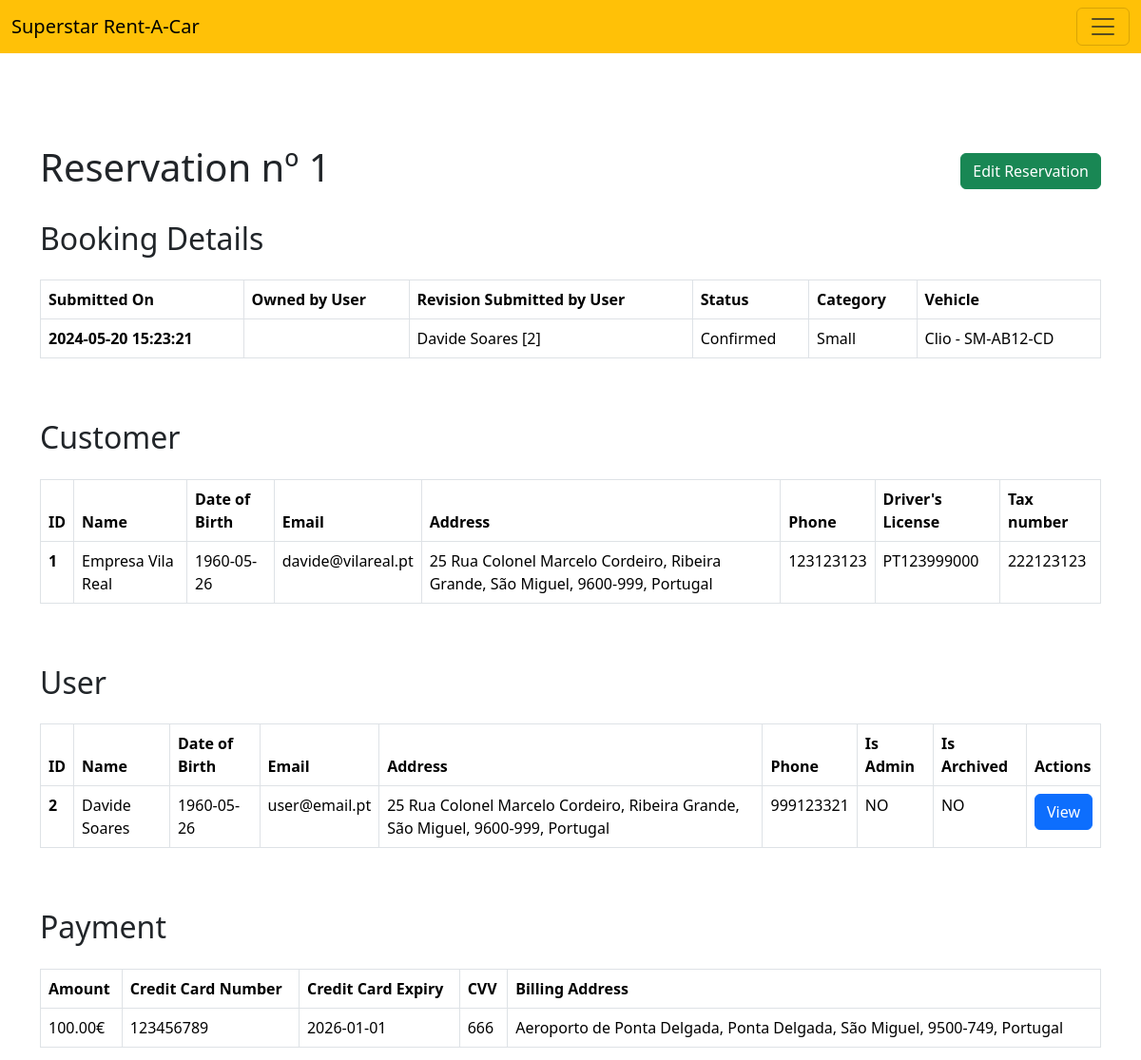
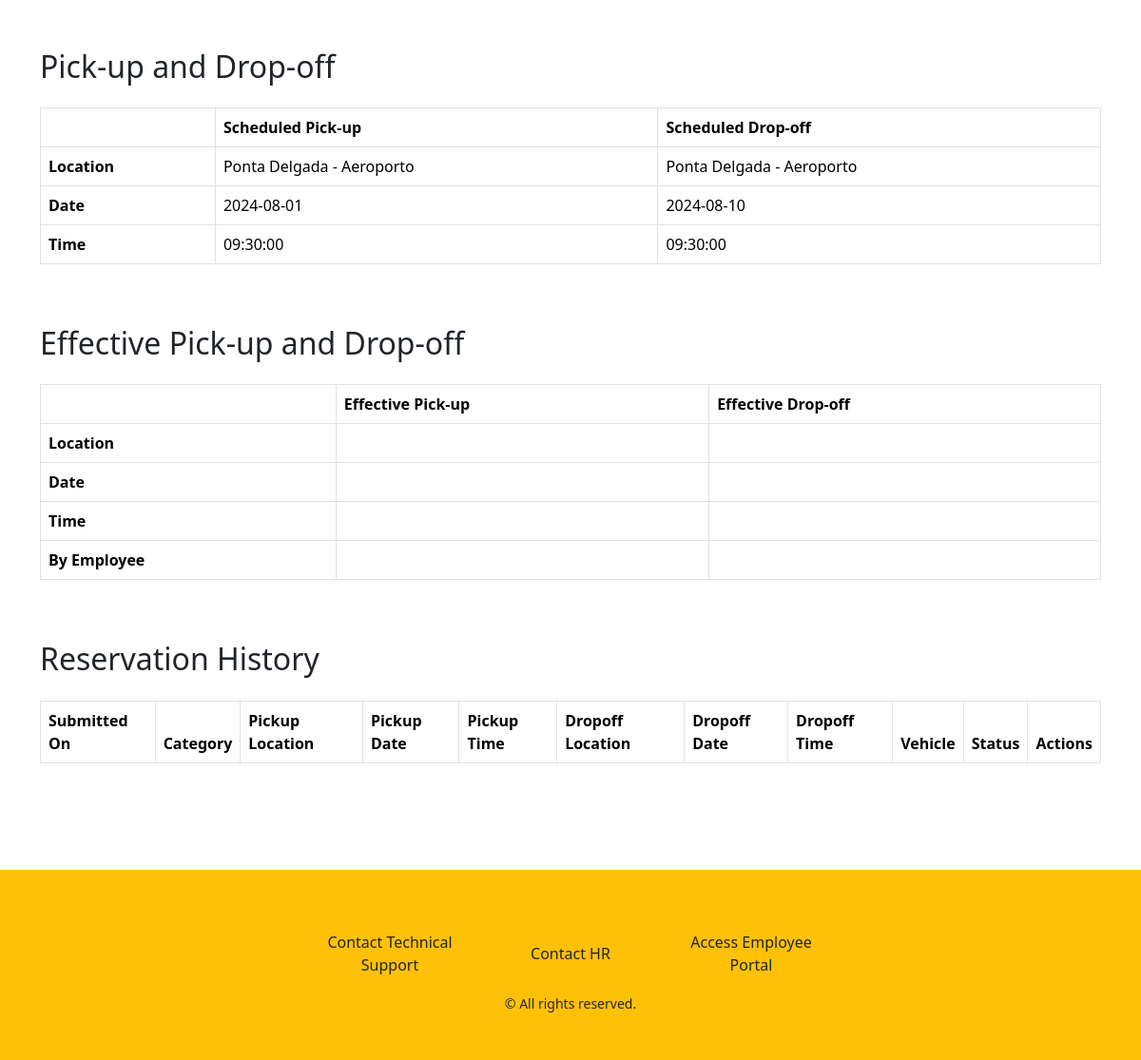
/project/src/html/admin/reservationView.php?reservationId=1 (signed in), run on the app's committed database (2 pictures, top to bottom).
### tables this page shows
CREATE TABLE IF NOT EXISTS reservation (
    id INT UNSIGNED NOT NULL AUTO_INCREMENT,
    ownerUser_id INT UNSIGNED,
    PRIMARY KEY (id),
    CONSTRAINT fk_reservation_user
        FOREIGN KEY (ownerUser_id)
        REFERENCES user(id)
);

CREATE TABLE IF NOT EXISTS revision (
    id INT UNSIGNED NOT NULL AUTO_INCREMENT,
    category_id INT UNSIGNED NOT NULL,
    customer_id INT UNSIGNED NOT NULL,
    status_id INT UNSIGNED NOT NULL,
    pickupLocation_id INT UNSIGNED NOT NULL,
    dropoffLocation_id INT UNSIGNED NOT NULL,
    pickupDate DATE NOT NULL,
    dropoffDate DATE NOT NULL,
    pickupTime TIME NOT NULL,
    dropoffTime TIME NOT NULL,
    totalPrice DECIMAL(6,2) NOT NULL,
     
    vehicle_id INT UNSIGNED NOT NULL,
    submittedByUser_id INT UNSIGNED,
    submittedTimestamp TIMESTAMP NOT NULL DEFAULT CURRENT_TIMESTAMP,

     
    effectivePickupDate DATE,
    effectivePickupTime TIME,
    effectivePickupLocation_id INT UNSIGNED,
    givenByUser_id INT UNSIGNED,

     
    effectiveDropoffDate DATE,
    effectiveDropoffTime TIME,
    effectiveDropoffLocation_id INT UNSIGNED,
    collectedByUser_id INT UNSIGNED,
    
    billingAddress_id INT UNSIGNED NOT NULL,
    creditCard_id INT UNSIGNED NOT NULL,
    reservation_id INT UNSIGNED NOT NULL,
    PRIMARY KEY (id),
    CONSTRAINT fk_revision_category
        FOREIGN KEY (category_id)
        REFERENCES category(id),
    CONSTRAINT fk_revision_customer
        FOREIGN KEY (customer_id)
        REFERENCES customer(id),
    CONSTRAINT fk_revision_status
        FOREIGN KEY (status_id)
        REFERENCES status(id),
    CONSTRAINT fk_revision_pickupLocation
        FOREIGN KEY (pickupLocation_id)
        REFERENCES location(id),
    CONSTRAINT fk_revision_dropoffLocation
        FOREIGN KEY (dropoffLocation_id)
        REFERENCES location(id),
    CONSTRAINT fk_revision_vehicle
        FOREIGN KEY (vehicle_id)
        REFERENCES vehicle(id),
    CONSTRAINT fk_revision_user
        FOREIGN KEY (submittedByUser_id)
        REFERENCES user(id),
    CONSTRAINT fk_revision_effectivePickupLocation
        FOREIGN KEY (effectivePickupLocation_id)
        REFERENCES location(id),
    CONSTRAINT fk_revision_effectiveDropoffLocation
        FOREIGN KEY (effectiveDropoffLocation_id)
        REFERENCES location(id),
    CONSTRAINT fk_revision_collectedByUser
        FOREIGN KEY (collectedByUser_id)
        REFERENCES user(id),
    CONSTRAINT fk_revision_givenByUser
        FOREIGN KEY (givenByUser_id)
        REFERENCES user(id),
    CONSTRAINT fk_revision_billingAddress
        FOREIGN KEY (billingAddress_id)
        REFERENCES address(id),
    CONSTRAINT fk_revision_creditCard
        FOREIGN KEY (creditCard_id)
        REFERENCES creditCard(id),
    CONSTRAINT fk_revision_reservation
        FOREIGN KEY (reservation_id)
        REFERENCES reservation(id)
);

CREATE TABLE IF NOT EXISTS user (
    id INT UNSIGNED NOT NULL AUTO_INCREMENT,
     
    email VARCHAR(90) NOT NULL,
    passwordHash VARCHAR(200) NOT NULL,
    name VARCHAR(90) NOT NULL,
    dateOfBirth DATE NOT NULL,
    address_id INT UNSIGNED NOT NULL,
    phone VARCHAR(25) NOT NULL,
    isAdmin BOOLEAN NOT NULL DEFAULT FALSE,
    isArchived BOOLEAN NOT NULL DEFAULT FALSE,
    PRIMARY KEY(id),
    CONSTRAINT fk_user_address
        FOREIGN KEY (address_id)
        REFERENCES address(id),
    CONSTRAINT UNIQUE (email)
);

CREATE TABLE IF NOT EXISTS status (
    id INT UNSIGNED NOT NULL AUTO_INCREMENT,
    statusName VARCHAR(45) NOT NULL,
    PRIMARY KEY (id)
);

CREATE TABLE IF NOT EXISTS category (
    id INT UNSIGNED NOT NULL AUTO_INCREMENT PRIMARY KEY,
    name VARCHAR(45) NOT NULL,
    description VARCHAR(90) NOT NULL,
    dailyRate DECIMAL(5,2) NOT NULL,
    isArchived BOOLEAN NOT NULL DEFAULT FALSE
);

CREATE TABLE IF NOT EXISTS vehicle_property (
    vehicle_id INT UNSIGNED NOT NULL,
    property_id INT UNSIGNED NOT NULL,
    propertyValue VARCHAR(45) NOT NULL,
    PRIMARY KEY (vehicle_id, property_id),
    CONSTRAINT fk_vehicle_property_vehicle
        FOREIGN KEY (vehicle_id)
        REFERENCES vehicle(id),
    CONSTRAINT fk_vehicle_property_property
        FOREIGN KEY (property_id)
        REFERENCES property(id)
);

CREATE TABLE IF NOT EXISTS vehicle (
    id INT UNSIGNED NOT NULL AUTO_INCREMENT,
    plate VARCHAR(15) NOT NULL,
    category_id INT UNSIGNED,
    rentable BOOLEAN NOT NULL,
    island_id INT UNSIGNED NOT NULL,
    isArchived BOOLEAN NOT NULL DEFAULT FALSE,
    PRIMARY KEY (id),
    CONSTRAINT fk_vehicle_category
        FOREIGN KEY (category_id)
        REFERENCES category(id),
    CONSTRAINT fk_vehicle_island
        FOREIGN KEY (island_id)
        REFERENCES island(id),
    CONSTRAINT UNIQUE (plate)
);

CREATE TABLE IF NOT EXISTS customer (
    id INT UNSIGNED NOT NULL AUTO_INCREMENT,
    name VARCHAR(90) NOT NULL,
    email VARCHAR(90) NOT NULL,
    dateOfBirth DATE NOT NULL,
    address_id INT UNSIGNED NOT NULL,
    phone VARCHAR(25) NOT NULL,
    driversLicense VARCHAR(25) NOT NULL,
     
     
     
    taxNumber VARCHAR(20),
    user_id INT UNSIGNED,
    isArchived BOOLEAN NOT NULL DEFAULT FALSE,
    PRIMARY KEY(id),
    CONSTRAINT fk_customer_address
        FOREIGN KEY (address_id)
        REFERENCES address(id),
    CONSTRAINT fk_customer_user
        FOREIGN KEY (user_id)
        REFERENCES user(id)
     
     
     
);

CREATE TABLE IF NOT EXISTS address (
    id INT UNSIGNED NOT NULL AUTO_INCREMENT,
    street VARCHAR(90) NOT NULL,
    doorNumber VARCHAR(10),
    apartmentNr VARCHAR(10),
    city VARCHAR(45) NOT NULL,
    district VARCHAR(45) NOT NULL,
    postalCode VARCHAR(15) NOT NULL,
    country_id INT UNSIGNED NOT NULL,
    PRIMARY KEY (id),
    CONSTRAINT fk_address_country
        FOREIGN KEY (country_id)
        REFERENCES country(id)
);

CREATE TABLE IF NOT EXISTS country (
    id INT UNSIGNED NOT NULL AUTO_INCREMENT,
    name VARCHAR(45) NOT NULL,
    code VARCHAR(6) NOT NULL,
    PRIMARY KEY (id)
);

CREATE TABLE IF NOT EXISTS creditCard (
    id INT UNSIGNED NOT NULL AUTO_INCREMENT,
    ccNumber VARCHAR(16) NOT NULL,
    ccExpiry DATE NOT NULL,
    ccCVV VARCHAR(3) NOT NULL,
    PRIMARY KEY (id)
);

CREATE TABLE location (
    id INT UNSIGNED NOT NULL AUTO_INCREMENT,
    name VARCHAR(90) NOT NULL,
    address_id INT UNSIGNED NOT NULL,
    island_id INT UNSIGNED NOT NULL,
    isArchived BOOLEAN NOT NULL DEFAULT FALSE,
    PRIMARY KEY (id),
    CONSTRAINT fk_location_address
        FOREIGN KEY (address_id)
        REFERENCES address(id),
    CONSTRAINT fk_location_island
        FOREIGN KEY (island_id)
        REFERENCES island(id)
);

### project/src/html/admin/reservationView.php (the view, shortened to what the rows shown need)
<?php
require_once $_SERVER['DOCUMENT_ROOT'] . '/src/html/components/header.php';
try {
    $reservation = Reservation::find($_GET['reservationId']);
    $reservation->loadRelation('ownerUser', 'user');
    $revisions = $reservation->findAllRevisions();
    $latestRevision = array_pop($revisions);
    $latestRevision->loadAllRelations();
    $vehicle = $latestRevision->getVehicle();
} catch(e) {
}
echo getHeader();
?>
<body>
    <div class="container mt-5">
        <div class="d-flex flex-wrap justify-content-between align-items-center pt-5 mb-4">
            <h1>Reservation nº <?php echo $reservation->getId() ?></h1>
            <a class="btn btn-success" href="/src/html/admin/reservationEdit.php?reservationId=<?php echo $reservation->getId() ?>">Edit Reservation</a>
        </div>
        <h2 class="mb-4">Booking Details</h2 class="mb-4">
        <div class="table-responsive mb-5">
            <table class="table table-bordered">
                <thead>
                    <tr>
                        <th>Submitted On</th>
                        <th>Owned by User</th>
                        <th>Revision Submitted by User</th>
                        <th>Status</th>
                        <th>Category</th>
                        <th>Vehicle</th>
                    </tr>
                </thead>
                <tbody>
                    <tr>
                        <th><?php echo $latestRevision->getSubmittedTimestamp() ?></th>
                        <td><?php echo $reservation->getOwnerUser() === null ? null : $reservation->getOwnerUser()->getName() . ' ' . '[' . $reservation->getOwnerUser()->getId() . ']' ?></td>
                        <td><?php echo $latestRevision->getSubmittedByUser() === null ? null : $latestRevision->getSubmittedByUser()->getName() . ' ' . '[' . $latestRevision->getSubmittedByUser()->getId() . ']' ?></td>
                        <td><?php echo $latestRevision->getStatus()->getStatusName() ?></td>
                        <td><?php echo $latestRevision->getCategory()->getName() ?></td>
                        <td><?php echo $vehicle === null ? null : $vehicle->Brand . ' ' . $vehicle->Model . ' - ' . $vehicle->getPlate() ?></td>
                    </tr>
                </tbody>
            </table>
        </div>
        <h2 class="mb-4">Customer</h2 class="mb-4">
        <div class="table-responsive mb-5">
            <table class="table table-bordered">
                <thead>
                    <tr>
                        <th>ID</th>
                        <th>Name</th>
                        <th>Date of Birth</th>
                        <th>Email</th>
                        <th>Address</th>
                        <th>Phone</th>
                        <th>Driver's License</th>
                        <th>Tax number</th>
                    </tr>
                </thead>
                <tbody>
                    <tr>
                        <?php $customer = $latestRevision->getCustomer() ?>
                        <th><?php echo $customer->getId() ?></th>
                        <td><?php echo $customer->getName() ?></td>
                        <td><?php echo $customer->getDateOfBirth() ?></td>
                        <td><?php echo $customer->getEmail() ?></td>
                        <td><?php echo $customer->getAddress() ?></td>
                        <td><?php echo $customer->getPhone() ?></td>
                        <td><?php echo $customer->getDriversLicense() ?></td>
                        <td><?php echo $customer->getTaxNumber() ?></td>
                    </tr>
                </tbody>
            </table>
        </div>
        <h2 class="mb-4">User</h2 class="mb-4">
        <div class="table-responsive mb-5">
            <table class="table table-bordered">
                <thead>
                    <tr>
                        <th>ID</th>
                        <th>Name</th>
                        <th>Date of Birth</th>
                        <th>Email</th>
                        <th>Address</th>
                        <th>Phone</th>
                        <th>Is Admin</th>
                        <th>Is Archived</th>
                        <th>Actions</th>
                    </tr>
                </thead>
                <tbody>
                    <tr>
                        <?php $user = $customer->getUser();
                        if ($user !== null) { ?>
                            <th><?php echo $user->getId() ?></th>
                            <td><?php echo $user->getName() ?></td>
                            <td><?php echo $user->getDateOfBirth() ?></td>
                            <td><?php echo $user->getEmail() ?></td>
                            <td><?php echo $user->getAddress() ?></td>
                            <td><?php echo $user->getPhone() ?></td>
                            <td><?php echo $user->getIsAdmin() ? 'YES' : 'NO' ?></td>
                            <td><?php echo $user->getIsArchived() ? 'YES' : 'NO' ?></td>
                            <td><a class="btn btn-primary" href="/src/html/admin/userView?userId=<?php echo $user->getId() ?>">View</a></td>
                        <?php } ?>
                    </tr>
                </tbody>
            </table>
        </div>
        <h2 class="mb-4">Payment</h2 class="mb-4">
        <div class="table-responsive mb-5">
            <table class="table table-bordered">
                <thead>
                    <tr>
                        <th>Amount</th>
                        <th>Credit Card Number</th>
                        <th>Credit Card Expiry</th>
                        <th>CVV</th>
                        <th>Billing Address</th>
                    </tr>
                </thead>
                <tbody>
                    <tr>
                        <?php $cc = $latestRevision->getCreditCard() ?>
                        <td><?php echo $latestRevision->getTotalPriceToString() ?></td>
                        <td><?php echo $cc->getCcNumber() ?></td>
                        <td><?php echo $cc->getCcExpiry() ?></td>
                        <td><?php echo $cc->getCcCVV() ?></td>
                        <td><?php echo $latestRevision->getBillingAddress() ?></td>
                    </tr>
                </tbody>
            </table>
        </div>
        <h2 class="mb-4">Pick-up and Drop-off</h2 class="mb-4">
        <div class="table-responsive mb-5">
            <table class="table table-bordered">
                <thead>
                    <tr>
                        <th></th>
                        <th>Scheduled Pick-up</th>
                        <th>Scheduled Drop-off</th>
                    </tr>
                </thead>
                <tbody>
                    <tr>
                        <th>Location</th>
                        <td><?php echo $latestRevision->getPickupLocation()->getName() ?></td>
                        <td><?php echo $latestRevision->getDropoffLocation()->getName() ?></td>
                    </tr>
                    <tr>
                        <th>Date</th>
                        <td><?php echo  $latestRevision->getPickupDate() ?></td>
                        <td><?php echo  $latestRevision->getDropoffDate() ?></td>
                    </tr>
                    <tr>
                        <th>Time</th>
                        <td><?php echo  $latestRevision->getPickupTime() ?></td>
                        <td><?php echo  $latestRevision->getDropoffTime() ?></td>
                    </tr>
                </tbody>
            </table>
        </div>
        <h2 class="mb-4">Effective Pick-up and Drop-off</h2 class="mb-4">
        <div class="table-responsive mb-5">
            <table class="table table-bordered">
                <thead>
                    <tr>
                        <th></th>
                        <th>Effective Pick-up</th>
                        <th>Effective Drop-off</th>
                    </tr>
                </thead>
                <tbody>
                    <tr>
                        <th>Location</th>
                    </tr>
                    <tr>
                        <th>Date</th>
                    </tr>
                    <tr>
                        <th>Time</th>
                    </tr>
                    <tr>
                        <th>By Employee</th>
                    </tr>
                </tbody>
            </table>
        </div>
        <h2 class="mb-4">Reservation History</h2 class="mb-4">
        <div class="table-responsive mb-5">
            <table class="table table-bordered">
                <thead>
                    <tr>
                        <th>Submitted On</th>
                        <th>Category</th>
                        <th>Pickup Location</th>
                        <th>Pickup Date</th>
                        <th>Pickup Time</th>
                        <th>Dropoff Location</th>
                        <th>Dropoff Date</th>
                        <th>Dropoff Time</th>
                        <th>Vehicle</th>
                        <th>Status</th>
                        <th>Actions</th>
                    </tr>
                </thead>
            </table>
        </div>
    </div>
</body>
</html>

### data on the page
reservation: id "1"
revision: submittedTimestamp "2024-05-20 15:23:21", totalPrice "100.00€", pickupDate "2024-08-01", dropoffDate "2024-08-10", pickupTime "09:30:00", dropoffTime "09:30:00"
user: name "Davide Soares", id "2", dateOfBirth "1960-05-26", email "user@email.pt", phone "999123321"
status: statusName "Confirmed"
category: name "Small"
vehicle_property: propertyValue "Clio"
vehicle: plate "SM-AB12-CD"
customer: id "1", name "Empresa Vila Real", dateOfBirth "1960-05-26", email "davide@vilareal.pt", phone "123123123", driversLicense "PT123999000", taxNumber "222123123"
address: $customer->getAddress() "25 Rua Colonel Marcelo Cordeiro, Ribeira Grande, São Miguel, 9600-999, Portugal", $user->getAddress() "25 Rua Colonel Marcelo Cordeiro, Ribeira Grande, São Miguel, 9600-999, Portugal"
creditcard: ccNumber "123456789", ccExpiry "2026-01-01", ccCVV "666"
address: $latestRevision->getBillingAddress() "Aeroporto de Ponta Delgada, Ponta Delgada, São Miguel, 9500-749, Portugal"
location: name "Ponta Delgada - Aeroporto"
